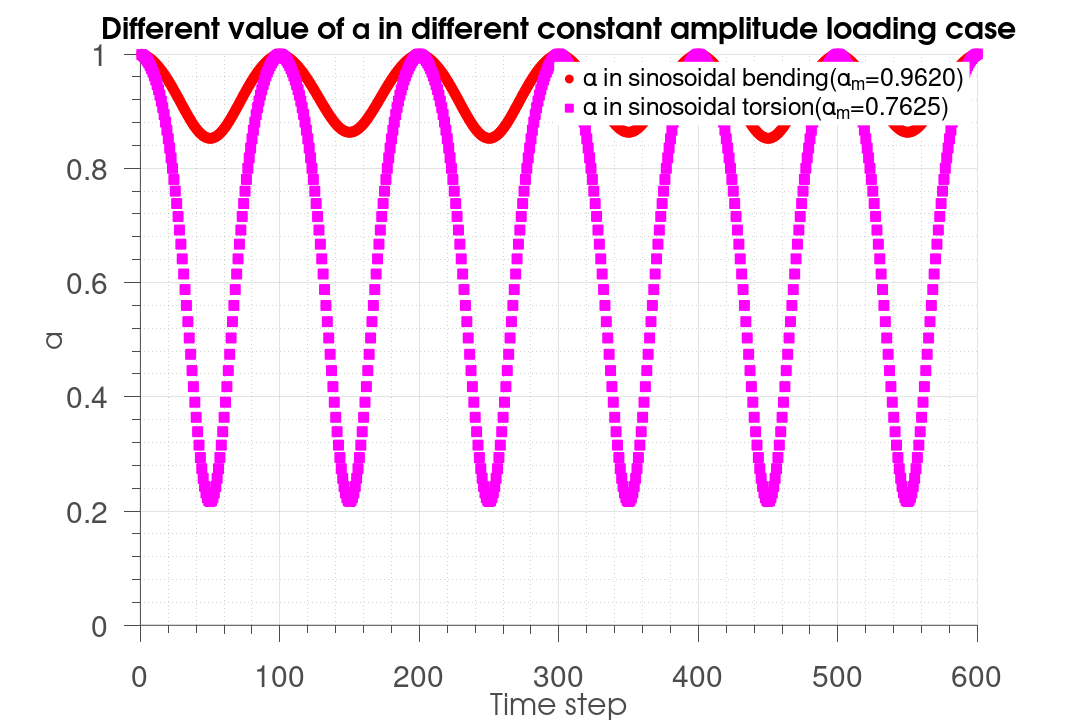

Reproduce this figure in MATLAB. (Note: this script raises an error after producing the figure.)

% Program to get the Gauss-Legendre Quadrature results (Vectorized)
clear;clc;close all;

dbstop if error
format long e

[x]= [0.999305042	0.996340117	0.991013371	0.983336254	0.973326828	0.9610088	0.946411375	0.929569172	0.910522137...
    0.889315446	0.865999398	0.840629296	0.813265315	0.783972359	0.752819907	0.71988185	0.685236313	0.648965471...
    0.611155355	0.571895646	0.531279464	0.489403146	0.446366017	0.402270158	0.357220158	0.311322872	0.264687162...
    0.217423644	0.16964442	0.121462819	0.072993122	0.024350293	-0.024350293	-0.072993122	-0.121462819	-0.16964442...
    -0.217423644	-0.264687162	-0.311322872	-0.357220158	-0.402270158	-0.446366017	-0.489403146	-0.531279464...
    -0.571895646	-0.611155355	-0.648965471	-0.685236313	-0.71988185	-0.752819907	-0.783972359	-0.813265315...
    -0.840629296	-0.865999398	-0.889315446	-0.910522137	-0.929569172	-0.946411375	-0.9610088	-0.973326828...
    -0.983336254	-0.991013371	-0.996340117	-0.999305042];
[weight]=[0.001783281	0.004147033	0.006504458	0.00884676	0.011168139	0.013463048	0.01572603	0.017951716	0.020134823...
    0.022270174	0.024352703	0.02637747	0.028339673	0.030234657	0.032057928	0.033805162	0.035472213	0.037055129	0.038550153...
    0.039953741	0.041262563	0.042473515	0.043583725	0.044590558	0.045491628	0.046284797	0.046968183	0.047540166	0.047999389...
    0.048344762	0.048575467	0.048690957	0.048690957	0.048575467	0.048344762	0.047999389	0.047540166	0.046968183	0.046284797...
    0.045491628	0.044590558	0.043583725	0.042473515	0.041262563	0.039953741	0.038550153	0.037055129	0.035472213	0.033805162...
    0.032057928	0.030234657	0.028339673	0.02637747	0.024352703	0.022270174	0.020134823	0.017951716	0.01572603	0.013463048...
    0.011168139	0.00884676	0.006504458	0.004147033	0.001783281];
% [x]=xlsread('Gauss-Legendre Quadrature','Sheet1','b1:z1');
% [weight]=xlsread('Gauss-Legendre Quadrature','Sheet1','b2:z2');

E=191e9;               %Young's modulus
nu=0.38;                 %poisson's ratio
k=1e9;                  %hardening parameter
b=1.5;                      %weakening scales distribution exponent (between 1 and 2)
a=0.3;
y=1080e6;            %macroscopic yield stress
sigu=1200e6;             %ultimite stress
ff=690e6;              %bending fatigue limit
tt=428e6;                  %torsion fatigue limit

load=5e8;            %cyclic load
loadtensor= [load 0 0;0 0 0;0 0 0];
stepnumber=200;        %devide one cycle in 200 parts
f=50;                            %frequency of load
steptime=1/f/stepnumber;
W0=5e8;             %dissipated energy to failure per unit volume
lam=0.1;               %hydrostatic pressure sensitivity
% m=3e8;                   % mean stress
m=0;                   % mean stress
hydrofix=1/3*(sum(diag(loadtensor))); 
dev=loadtensor-hydrofix*eye(3); %mean stress does not change deviatoric stress!!!!!!!!

%---------------------3 Numerical method-----------------------------
D=1e-16;
n=1;       %initial recording point
%---------------------to get the the first Sb-----------------------------
stress11=m+load*sind(n*360/stepnumber);
hydro=1/3*sum(stress11(1)+0+0);
yield=y-lam*hydro; %macro yield strength considering mean stress effect
dev1=[stress11 0 0 ;0 0 0 ;0 0 0 ]-hydro*eye(3);
dev11=dev1(1,1); dev12=dev1(1,3); dev13=dev1(1,3);
dev21=dev1(2,1); dev22=dev1(2,2); dev23=dev1(2,3);
dev31=dev1(3,1); dev32=dev1(3,2); dev33=dev1(3,3);
Smax=norm(dev1,'fro');
s= (x/2+1/2).^(1/(1-b)); %1*64

trial11=dev11; trial12=dev12; trial13=dev13;
trial21=dev21; trial22=dev22; trial23=dev23;
trial31=dev31; trial32=dev32; trial33=dev33;

normtrial(1)=norm([trial11, trial12, trial13; trial21, trial22, trial23;trial31, trial32, trial33],'fro');

eta=bsxfun(@minus,bsxfun(@times,normtrial(1)/yield,s),1); %compare normtrial with yield/s
eta(eta<0)=0; %only keep normtrials which are larger than yield/s

Sb11=bsxfun(@rdivide,trial11,bsxfun(@plus,eta,1));Sb12=bsxfun(@rdivide,trial12,bsxfun(@plus,eta,1));Sb13=bsxfun(@rdivide,trial13,bsxfun(@plus,eta,1));
Sb21=bsxfun(@rdivide,trial21,bsxfun(@plus,eta,1));Sb22=bsxfun(@rdivide,trial22,bsxfun(@plus,eta,1));Sb23=bsxfun(@rdivide,trial23,bsxfun(@plus,eta,1));
Sb31=bsxfun(@rdivide,trial31,bsxfun(@plus,eta,1));Sb32=bsxfun(@rdivide,trial32,bsxfun(@plus,eta,1));Sb33=bsxfun(@rdivide,trial33,bsxfun(@plus,eta,1));
%1*64 for each Sb element
Sbtensor=[Sb11; Sb12; Sb13; Sb21; Sb22; Sb23;Sb31; Sb32; Sb33];
normSb=sqrt(sum(Sbtensor.^2)); %sum(a) sums all the colume

% existsOnGPU(normSb)
Ws=(bsxfun(@minus,normtrial,bsxfun(@rdivide, yield,s))<=0).*...
    (0)+...
    (bsxfun(@minus,normtrial,bsxfun(@rdivide, yield,s))>0).*...
    ((E-k)*(1+nu)*(2*E*(E+k*nu))^-1*bsxfun(@times,weight,bsxfun(@rdivide,bsxfun(@times,bsxfun(@minus,normtrial,bsxfun(@rdivide, yield,s)),yield),s)));

W= sum(Ws);
sequence=((Smax*yield^-1)*(1-Smax*yield^-1)^-1)^b;
sequence(sequence<0)=0;
alp=1-a*sequence;
D=D+D^alp*W/W0;

tic;
while n<3*stepnumber
    stress11=m+load*sind(n*360/stepnumber);
    hydro=1/3*sum(stress11+0+0);
    yield=y-lam*hydro;
    dev1=[stress11 0 0 ;0 0 0 ;0 0 0 ]-hydro*eye(3);
    dev11=dev1(1,1); dev12=dev1(1,2); dev13=dev1(1,3);
    dev21=dev1(2,1); dev22=dev1(2,2); dev23=dev1(2,3);
    dev31=dev1(3,1); dev32=dev1(3,2); dev33=dev1(3,3);
    
    stress11=m+load*sind((n+1)*360/stepnumber);
    hydro=1/3*sum(stress11+0+0);
    devn=[stress11 0 0;0 0 0;0 0 0]-hydro*eye(3);
    dev11g=devn(1,1); dev12g=devn(1,2); dev13g=devn(1,3);
    dev21g=devn(2,1); dev22g=devn(2,2); dev23g=devn(2,3);
    dev31g=devn(3,1); dev32g=devn(3,2); dev33g=devn(3,3);
    Smax(n+1)=norm(devn,'fro');
    
    trial11=bsxfun(@plus,Sb11,(dev11g-dev11)); trial12=bsxfun(@plus,Sb12,(dev12g-dev12));trial13=bsxfun(@plus,Sb13,(dev13g-dev13));
    trial21=bsxfun(@plus,Sb21,(dev21g-dev21)); trial22=bsxfun(@plus,Sb22,(dev22g-dev22));trial23=bsxfun(@plus,Sb23,(dev23g-dev23));
    trial31=bsxfun(@plus,Sb31,(dev31g-dev31)); trial32=bsxfun(@plus,Sb32,(dev32g-dev32));trial33=bsxfun(@plus,Sb33,(dev33g-dev33));
    trialtensor=[trial11; trial12; trial13; trial21; trial22; trial23;trial31; trial32; trial33];
    normtrial=sqrt(sum(trialtensor.^2));

    eta=bsxfun(@minus,bsxfun(@times,normtrial/yield,s),1); %1*64
    eta(eta<0)=0;
    
    Sb11=bsxfun(@rdivide,trial11,bsxfun(@plus,eta,1));Sb12=bsxfun(@rdivide,trial12,bsxfun(@plus,eta,1));Sb13=bsxfun(@rdivide,trial13,bsxfun(@plus,eta,1));
    Sb21=bsxfun(@rdivide,trial21,bsxfun(@plus,eta,1));Sb22=bsxfun(@rdivide,trial22,bsxfun(@plus,eta,1));Sb23=bsxfun(@rdivide,trial23,bsxfun(@plus,eta,1));
    Sb31=bsxfun(@rdivide,trial31,bsxfun(@plus,eta,1));Sb32=bsxfun(@rdivide,trial32,bsxfun(@plus,eta,1));Sb33=bsxfun(@rdivide,trial33,bsxfun(@plus,eta,1));
    %1*64 for each Sb element
    Sbtensor=[Sb11; Sb12; Sb13; Sb21; Sb22; Sb23;Sb31; Sb32; Sb33];
    normSb=sqrt(sum(Sbtensor.^2)); %sum(a) sums all the colume
    
    Ws=(bsxfun(@minus,normtrial,bsxfun(@rdivide, yield,s))<=0).*...
        (0)+...
        (bsxfun(@minus,normtrial,bsxfun(@rdivide, yield,s))>0).*...
        ((E-k)*(1+nu)*(2*E*(E+k*nu))^-1*bsxfun(@times,weight,bsxfun(@rdivide,bsxfun(@times,bsxfun(@minus,normtrial,bsxfun(@rdivide, yield,s)),yield),s)));
    
    W= sum(Ws);
sequence=((Smax(n+1)*yield^-1)*(1-Smax(n+1)*yield^-1)^-1)^b;
sequence(sequence<0)=0;
alp(n+1)=1-a*sequence;
D=D+D^alp(n+1)*W/W0;

    
    n=n+1;
end
toc;


 figure(1);
hold on;
alpcos_ben=plot (1:n,alp(1:n),'LineStyle', 'none','LineWidth', 1,'Marker', 'o', 'MarkerSize', 10, ...
                'MarkerEdgeColor','r', 'MarkerFaceColor','r');

mean(alp)

% cycnum=stepnumber/4:stepnumber/2:n;
% alpcyc_ben=plot (cycnum,alp(cycnum),'LineStyle', 'none','LineWidth', 1,'Marker', '^', 'MarkerSize', 10, ...
%                 'MarkerEdgeColor','b', 'MarkerFaceColor','b');
% mean(alp(cycnum))
%% 


%---------------------3 Numerical method-----------------------------
D=1e-16;
n=1;       %initial recording point
%---------------------to get the the first Sb-----------------------------
stress11=m+load*sind(n*360/stepnumber);
hydro=1/3*sum(m+0+0);
yield=y-lam*hydro; %macro yield strength considering mean stress effect
dev1=[0 stress11 0 ;stress11 0 0 ;0 0 0 ]-hydro*eye(3);
dev11=dev1(1,1); dev12=dev1(1,3); dev13=dev1(1,3);
dev21=dev1(2,1); dev22=dev1(2,2); dev23=dev1(2,3);
dev31=dev1(3,1); dev32=dev1(3,2); dev33=dev1(3,3);
Smax=norm(dev1,'fro');
s= (x/2+1/2).^(1/(1-b)); %1*64

trial11=dev11; trial12=dev12; trial13=dev13;
trial21=dev21; trial22=dev22; trial23=dev23;
trial31=dev31; trial32=dev32; trial33=dev33;

normtrial(1)=norm([trial11, trial12, trial13; trial21, trial22, trial23;trial31, trial32, trial33],'fro');

eta=bsxfun(@minus,bsxfun(@times,normtrial(1)/yield,s),1); %compare normtrial with yield/s
eta(eta<0)=0; %only keep normtrials which are larger than yield/s

Sb11=bsxfun(@rdivide,trial11,bsxfun(@plus,eta,1));Sb12=bsxfun(@rdivide,trial12,bsxfun(@plus,eta,1));Sb13=bsxfun(@rdivide,trial13,bsxfun(@plus,eta,1));
Sb21=bsxfun(@rdivide,trial21,bsxfun(@plus,eta,1));Sb22=bsxfun(@rdivide,trial22,bsxfun(@plus,eta,1));Sb23=bsxfun(@rdivide,trial23,bsxfun(@plus,eta,1));
Sb31=bsxfun(@rdivide,trial31,bsxfun(@plus,eta,1));Sb32=bsxfun(@rdivide,trial32,bsxfun(@plus,eta,1));Sb33=bsxfun(@rdivide,trial33,bsxfun(@plus,eta,1));
%1*64 for each Sb element
Sbtensor=[Sb11; Sb12; Sb13; Sb21; Sb22; Sb23;Sb31; Sb32; Sb33];
normSb=sqrt(sum(Sbtensor.^2)); %sum(a) sums all the colume

% existsOnGPU(normSb)
Ws=(bsxfun(@minus,normtrial,bsxfun(@rdivide, yield,s))<=0).*...
    (0)+...
    (bsxfun(@minus,normtrial,bsxfun(@rdivide, yield,s))>0).*...
    ((E-k)*(1+nu)*(2*E*(E+k*nu))^-1*bsxfun(@times,weight,bsxfun(@rdivide,bsxfun(@times,bsxfun(@minus,normtrial,bsxfun(@rdivide, yield,s)),yield),s)));

W= sum(Ws);
sequence=((Smax*yield^-1)*(1-Smax*yield^-1)^-1)^b;
sequence(sequence<0)=0;
alp=1-a*sequence;
D=D+D^alp*W/W0;
%%

tic;
while n<3*stepnumber
    stress11=m+load*sind(n*360/stepnumber);
    hydro=1/3*sum(m+0+0);
    yield=y-lam*hydro;
    dev1=[0 stress11 0 ;stress11 0 0 ;0 0 0 ]-hydro*eye(3);
    dev11=dev1(1,1); dev12=dev1(1,2); dev13=dev1(1,3);
    dev21=dev1(2,1); dev22=dev1(2,2); dev23=dev1(2,3);
    dev31=dev1(3,1); dev32=dev1(3,2); dev33=dev1(3,3);
    
    stress11=m+load*sind((n+1)*360/stepnumber);
    hydro=1/3*sum(m+0+0);
    devn=[0 stress11 0 ;stress11 0 0 ;0 0 0]-hydro*eye(3);
    dev11g=devn(1,1); dev12g=devn(1,2); dev13g=devn(1,3);
    dev21g=devn(2,1); dev22g=devn(2,2); dev23g=devn(2,3);
    dev31g=devn(3,1); dev32g=devn(3,2); dev33g=devn(3,3);
    Smax(n+1)=norm(devn,'fro');
    
    trial11=bsxfun(@plus,Sb11,(dev11g-dev11)); trial12=bsxfun(@plus,Sb12,(dev12g-dev12));trial13=bsxfun(@plus,Sb13,(dev13g-dev13));
    trial21=bsxfun(@plus,Sb21,(dev21g-dev21)); trial22=bsxfun(@plus,Sb22,(dev22g-dev22));trial23=bsxfun(@plus,Sb23,(dev23g-dev23));
    trial31=bsxfun(@plus,Sb31,(dev31g-dev31)); trial32=bsxfun(@plus,Sb32,(dev32g-dev32));trial33=bsxfun(@plus,Sb33,(dev33g-dev33));
    trialtensor=[trial11; trial12; trial13; trial21; trial22; trial23;trial31; trial32; trial33];
    normtrial=sqrt(sum(trialtensor.^2));

    eta=bsxfun(@minus,bsxfun(@times,normtrial/yield,s),1); %1*64
    eta(eta<0)=0;
    
    Sb11=bsxfun(@rdivide,trial11,bsxfun(@plus,eta,1));Sb12=bsxfun(@rdivide,trial12,bsxfun(@plus,eta,1));Sb13=bsxfun(@rdivide,trial13,bsxfun(@plus,eta,1));
    Sb21=bsxfun(@rdivide,trial21,bsxfun(@plus,eta,1));Sb22=bsxfun(@rdivide,trial22,bsxfun(@plus,eta,1));Sb23=bsxfun(@rdivide,trial23,bsxfun(@plus,eta,1));
    Sb31=bsxfun(@rdivide,trial31,bsxfun(@plus,eta,1));Sb32=bsxfun(@rdivide,trial32,bsxfun(@plus,eta,1));Sb33=bsxfun(@rdivide,trial33,bsxfun(@plus,eta,1));
    %1*64 for each Sb element
    Sbtensor=[Sb11; Sb12; Sb13; Sb21; Sb22; Sb23;Sb31; Sb32; Sb33];
    normSb=sqrt(sum(Sbtensor.^2)); %sum(a) sums all the colume
    
    Ws=(bsxfun(@minus,normtrial,bsxfun(@rdivide, yield,s))<=0).*...
        (0)+...
        (bsxfun(@minus,normtrial,bsxfun(@rdivide, yield,s))>0).*...
        ((E-k)*(1+nu)*(2*E*(E+k*nu))^-1*bsxfun(@times,weight,bsxfun(@rdivide,bsxfun(@times,bsxfun(@minus,normtrial,bsxfun(@rdivide, yield,s)),yield),s)));
    
    W= sum(Ws);
sequence=((Smax(n+1)*yield^-1)*(1-Smax(n+1)*yield^-1)^-1)^b;
sequence(sequence<0)=0;
alp(n+1)=1-a*sequence;
D=D+D^alp(n+1)*W/W0;

    
    n=n+1;
end
toc;

Nf=n*stepnumber^-1;
disp(['Cycles to failure is ' num2str(Nf) ' cycles.']);

 figure(1);
hold on;
alpcos_tor=plot (1:n,alp(1:n),'LineStyle', 'none','LineWidth', 1,'Marker', 's', 'MarkerSize', 10, ...
                'MarkerEdgeColor','m', 'MarkerFaceColor','m');

mean(alp)

% cycnum=stepnumber/4:stepnumber/2:n;
% alpcyc_tor=plot (cycnum,alp(cycnum),'LineStyle', 'none','LineWidth', 1,'Marker', 'v', 'MarkerSize', 10, ...
%                 'MarkerEdgeColor','c', 'MarkerFaceColor','c');
% mean(alp(cycnum))
% %---------------------in loop 2 scales plot settings-----------------------------
figure(1);
grid on;
grid minor;
axis([0 n 0 1]);
set(gca ,'FontSize',30);
hXLabel = xlabel('Time step' ,'Fontsize' ,30);
hYLabel = ylabel('\alpha', 'Fontsize' ,30);
hTitle = title('Different value of \alpha in different constant amplitude loading case' ,'Fontsize' ,30);
set(hTitle, 'FontSize', 30, 'FontWeight' , 'bold')
hLegend=legend([alpcos_ben,alpcos_tor],...
    '\alpha in sinosoidal bending(\alpha_m=0.9620)','\alpha in sinosoidal torsion(\alpha_m=0.7625)','Location','best');
set(hLegend, 'FontSize', 25)
set(hLegend,'Box','on');
set(hLegend,'EdgeColor',[1 1 1]); %set the edge colour of the legend to white
% Adjust font
set(gca, 'FontName', 'Helvetica')
set([hTitle, hXLabel, hYLabel], 'FontName', 'AvantGarde')
% Adjust axes properties
set(gca, 'Box', 'off', 'TickDir', 'out', 'TickLength', [.02 .02], ...
    'XMinorTick', 'on', 'YMinorTick', 'on', 'YGrid', 'on', ...
    'XColor', [.3 .3 .3], 'YColor', [.3 .3 .3], ...
    'LineWidth', 1)
set(gcf,'color','w'); %set figure background transparent
set(gca,'color','w'); %set axis transparent
% Maximize print figure
set(gcf,'outerposition',get(0,'screensize'));
set(gcf, 'PaperPositionMode', 'manual');
set(gcf, 'PaperUnits', 'points'); %[ {inches} | centimeters | normalized | points ]
set(gcf, 'PaperPosition', [0 0 1080 720]); %set(gcf,'PaperPosition',[left,bottom,width,height])

%  saveas(gcf,'F:\Git\Anew\figures\alp_mean_methods.png');
%
sp=actxserver('SAPI.SpVoice');
sp.Speak('done done done');
